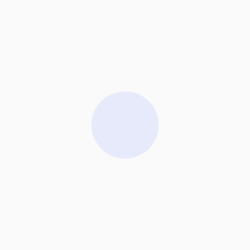
Frame 1 (no input)
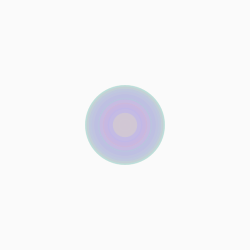
Frame 60 (the mouse pressed at the canvas centre just before this capture)
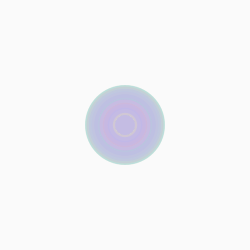
Frame 120 (the mouse held since frame 60 and released just before this capture)

The Processing sketch that drew these frames (run headless with seeded random() and noise(); from frame 60 on, the mouse is pressed at the canvas centre):

// Processing sketch: processing_79717
// ── processing_79717.pde

int counter;

void setup() {  //setup function called initially, only once
  size(250, 250);
  background(250);  //set background white
  colorMode(HSB);   //set colors to Hue, Saturation, Brightness mode
  counter = 0;
}

void draw() {  //draw function loops 
  counter++;
  noStroke();
  fill(random(255),100,255,50);
  
  if(mousePressed == true) { //add some interaction
    ellipse(mouseX, mouseY, 20, 20);
  }
  else {
    ellipse(width/2, height/2, 80*sin(counter), 80*sin(counter));
  }
}
